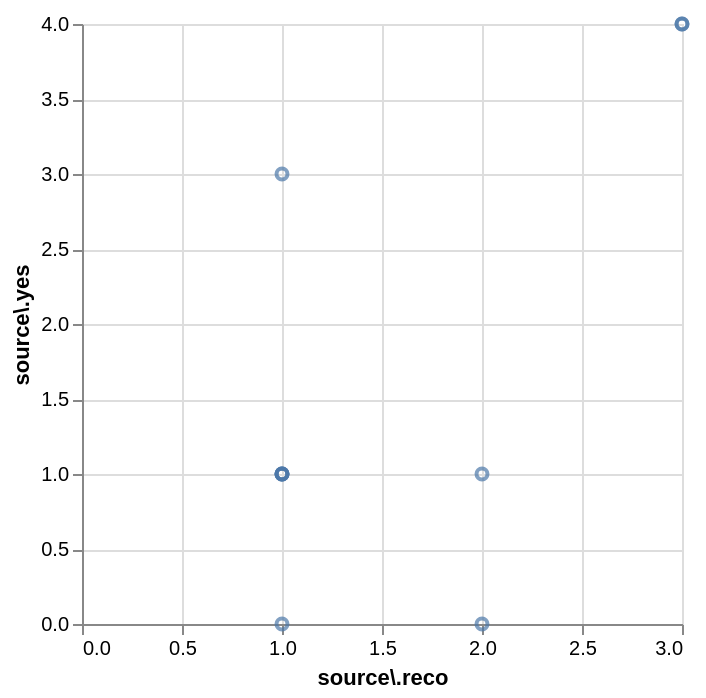

Express this chart as Vega-Lite.
### Vega specification from a JSON file in a GitHub repository (floating-point values rounded to 4 significant figures)
{"$schema": "https://vega.github.io/schema/vega/v5.json", "background": "white", "padding": 5, "width": 300, "height": 300, "style": "cell", "data": [{"name": "source_0", "values": {"hits": {"hits": [{"source.reco": 2, "source.yes": 1}, {"source.reco": 3, "source.yes": 4}, {"source.reco": 2, "source.yes": 0}, {"source.reco": 1, "source.yes": 3}, {"source.reco": 3, "source.yes": 4}, {"source.reco": 1, "source.yes": 1}, {"source.reco": 1, "source.yes": 1}, {"source.reco": 1, "source.yes": 1}, {"source.reco": 1, "source.yes": 0}, {"source.reco": 1, "source.yes": 1}]}}, "format": {"property": "hits.hits"}}, {"name": "data_0", "source": "source_0", "transform": [{"type": "filter", "expr": "isValid(datum[\"source.reco\"]) && isFinite(+datum[\"source.reco\"]) && isValid(datum[\"source.yes\"]) && isFinite(+datum[\"source.yes\"])"}]}], "marks": [{"name": "marks", "type": "symbol", "style": ["point"], "from": {"data": "data_0"}, "encode": {"update": {"opacity": {"value": 0.7}, "fill": {"value": "transparent"}, "stroke": {"value": "#4c78a8"}, "ariaRoleDescription": {"value": "point"}, "description": {"signal": "\"source\\.reco: \" + (format(datum[\"source.reco\"], \"\")) + \"; source\\.yes: \" + (format(datum[\"source.yes\"], \"\"))"}, "x": {"scale": "x", "field": "source\\.reco"}, "y": {"scale": "y", "field": "source\\.yes"}}}}], "scales": [{"name": "x", "type": "linear", "domain": {"data": "data_0", "field": "source\\.reco"}, "range": [0, {"signal": "width"}], "nice": true, "zero": true}, {"name": "y", "type": "linear", "domain": {"data": "data_0", "field": "source\\.yes"}, "range": [{"signal": "height"}, 0], "nice": true, "zero": true}], "axes": [{"scale": "x", "orient": "bottom", "gridScale": "y", "grid": true, "tickCount": {"signal": "ceil(width/40)"}, "domain": false, "labels": false, "aria": false, "maxExtent": 0, "minExtent": 0, "ticks": false, "zindex": 0}, {"scale": "y", "orient": "left", "gridScale": "x", "grid": true, "tickCount": {"signal": "ceil(height/40)"}, "domain": false, "labels": false, "aria": false, "maxExtent": 0, "minExtent": 0, "ticks": false, "zindex": 0}, {"scale": "x", "orient": "bottom", "grid": false, "title": "source\\.reco", "labelFlush": true, "labelOverlap": true, "tickCount": {"signal": "ceil(width/40)"}, "zindex": 0}, {"scale": "y", "orient": "left", "grid": false, "title": "source\\.yes", "labelOverlap": true, "tickCount": {"signal": "ceil(height/40)"}, "zindex": 0}]}
